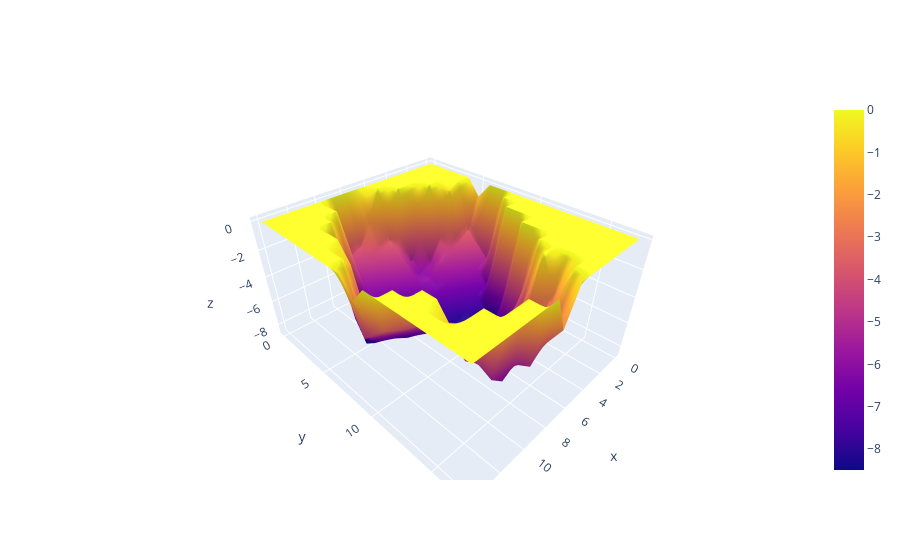

The code cell stored with this chart in its notebook:
### Markdown cell above
### extra (mirror fix)

### Code cell
fig = go.Figure(data=go.Surface(z=-out_image_CHM))
fig.show()

### Figure 1 — Plotly figure (JSON) as saved in the notebook; plotly's stock layout.template omitted (floating-point values rounded to 4 significant figures; data arrays with more than 128 entries replaced by an {"elided": "..."} marker saying what was removed)
{"data": [{"type": "surface", "z": {"elided": "18x15 float values"}}], "layout": {}}
